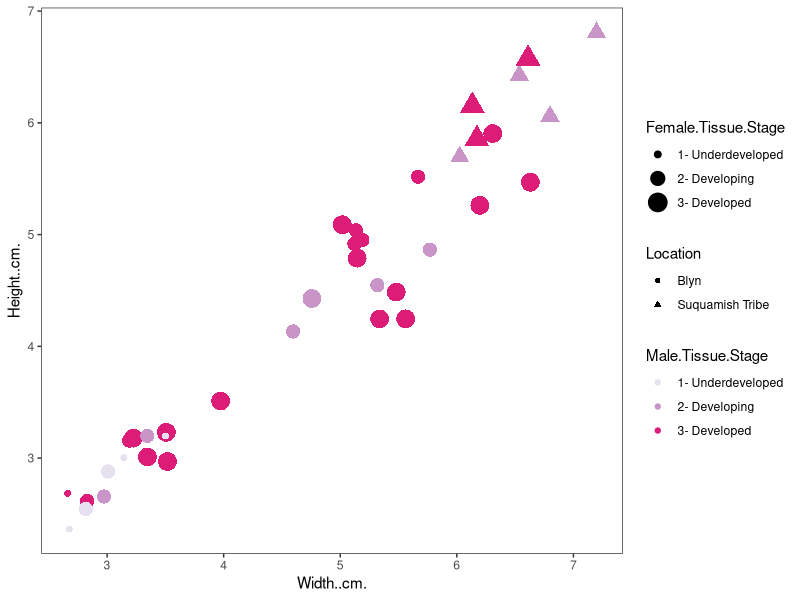
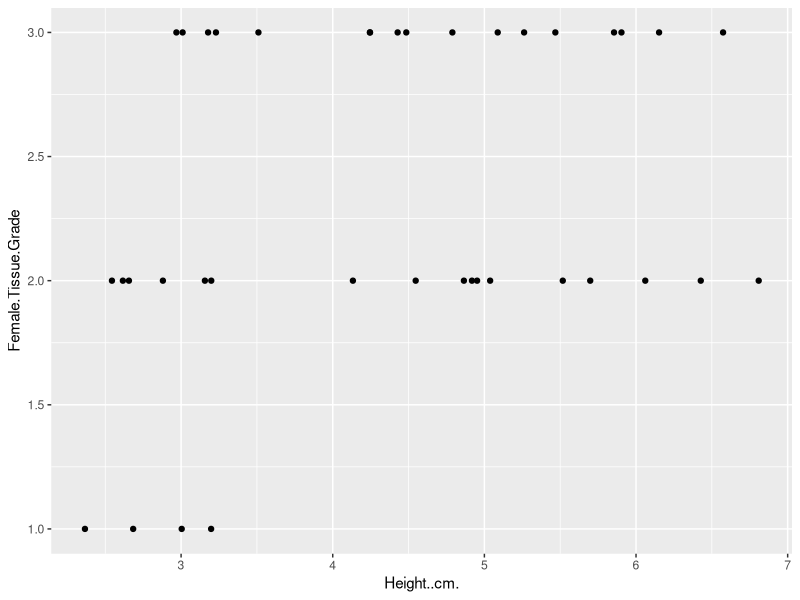
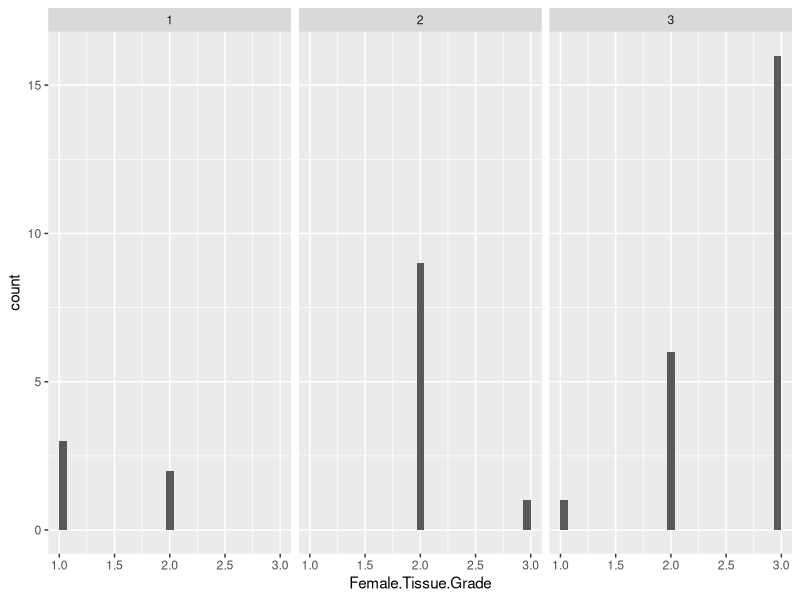
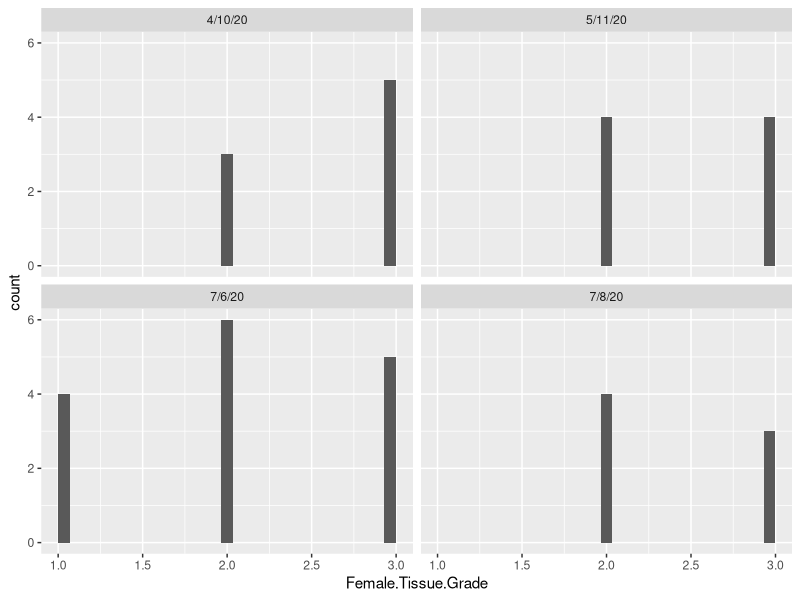
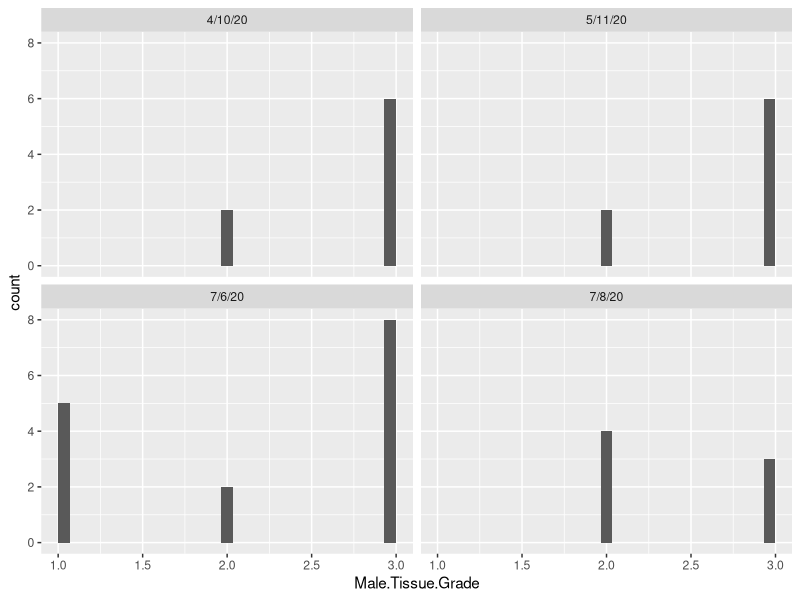
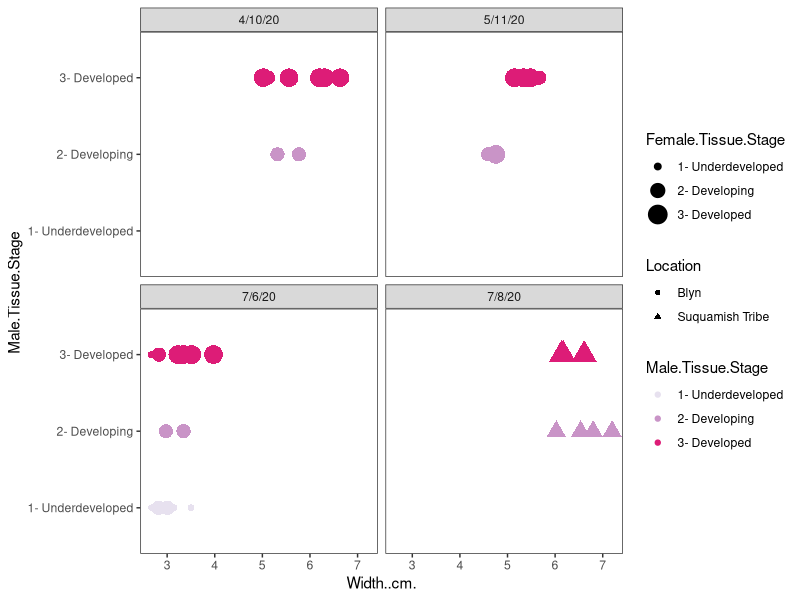
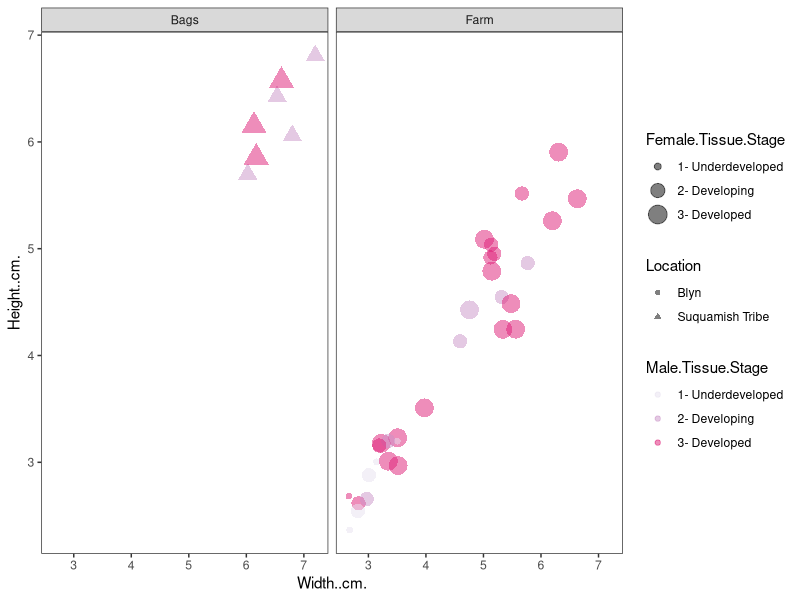
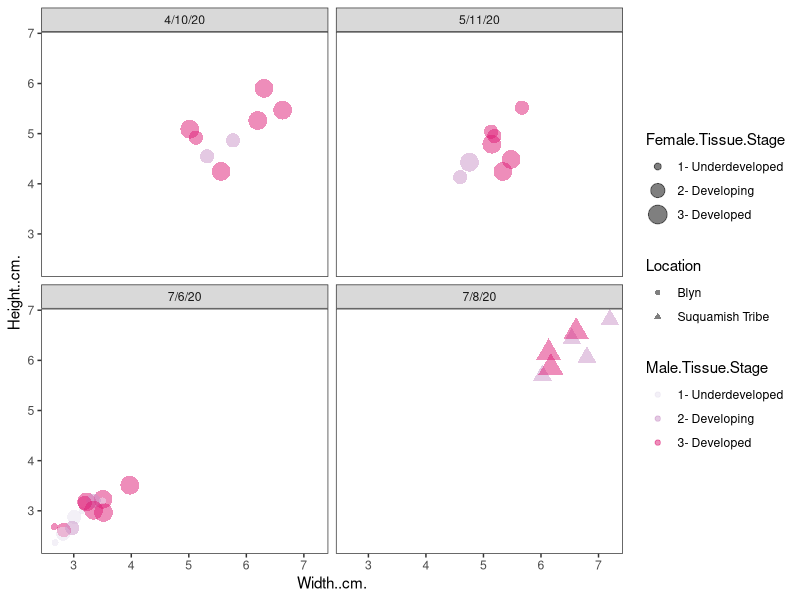

The R source for these figures, in order:
## ---- chunk 1
library(tidyverse)
## ---- chunk 2
clam <- read.csv("../data/cockle_data.csv")
## ---- chunk 3
ggplot(clam, aes(`Width..cm.`,`Height..cm.`,colour=`Male.Tissue.Stage`,size=`Female.Tissue.Stage`,shape=Location))+geom_point()+
theme_bw()+theme(panel.grid.major = element_blank(),
                panel.grid.minor = element_blank())+scale_colour_brewer(palette = 11)
## ---- chunk 4
ggplot(clam, aes(x = Height..cm., y = Female.Tissue.Grade)) +
  geom_point()
## ---- chunk 5
ggplot(clam, aes(x = Female.Tissue.Grade)) +
  geom_histogram(bins = 30) +
  facet_wrap(~Male.Tissue.Grade)
## ---- chunk 6
ggplot(clam, aes(x = Female.Tissue.Grade)) +
  geom_histogram(bins = 30) +
  facet_wrap(~Date)
## ---- chunk 7
ggplot(clam, aes(x = Male.Tissue.Grade)) +
  geom_histogram(bins = 30) +
  facet_wrap(~Date)
## ---- chunk 8
ggplot(clam, aes(`Width..cm.`,`Male.Tissue.Stage`,colour=`Male.Tissue.Stage`,size=`Female.Tissue.Stage`,shape=Location))+geom_point()+
theme_bw()+theme(panel.grid.major = element_blank(),
                panel.grid.minor = element_blank())+scale_colour_brewer(palette = 11) +
  facet_wrap(~Date)
## ---- chunk 9
ggplot(clam, aes(`Width..cm.`,`Height..cm.`,colour=`Male.Tissue.Stage`,size=`Female.Tissue.Stage`,shape=Location ))+geom_point(alpha = 0.5)+
theme_bw()+theme(panel.grid.major = element_blank(),
                panel.grid.minor = element_blank())+scale_colour_brewer(palette = 11) +
  facet_wrap(~Location.Type)
  
## ---- chunk 10
ggplot(clam, aes(`Width..cm.`,`Height..cm.`,colour=`Male.Tissue.Stage`,size=`Female.Tissue.Stage`,shape=Location ))+geom_point(alpha = 0.5)+
theme_bw()+theme(panel.grid.major = element_blank(),
                panel.grid.minor = element_blank())+scale_colour_brewer(palette = 11) +
  facet_wrap(~Date)
  
## ---- chunk 11
ggplot(clam, aes(x = Female.Tissue.Grade, y = Male.Tissue.Grade, color = Width..cm.)) +
  geom_point() +
  geom_jitter(size = 7, width = 0.1, height = 0.4, alpha = 0.5)
